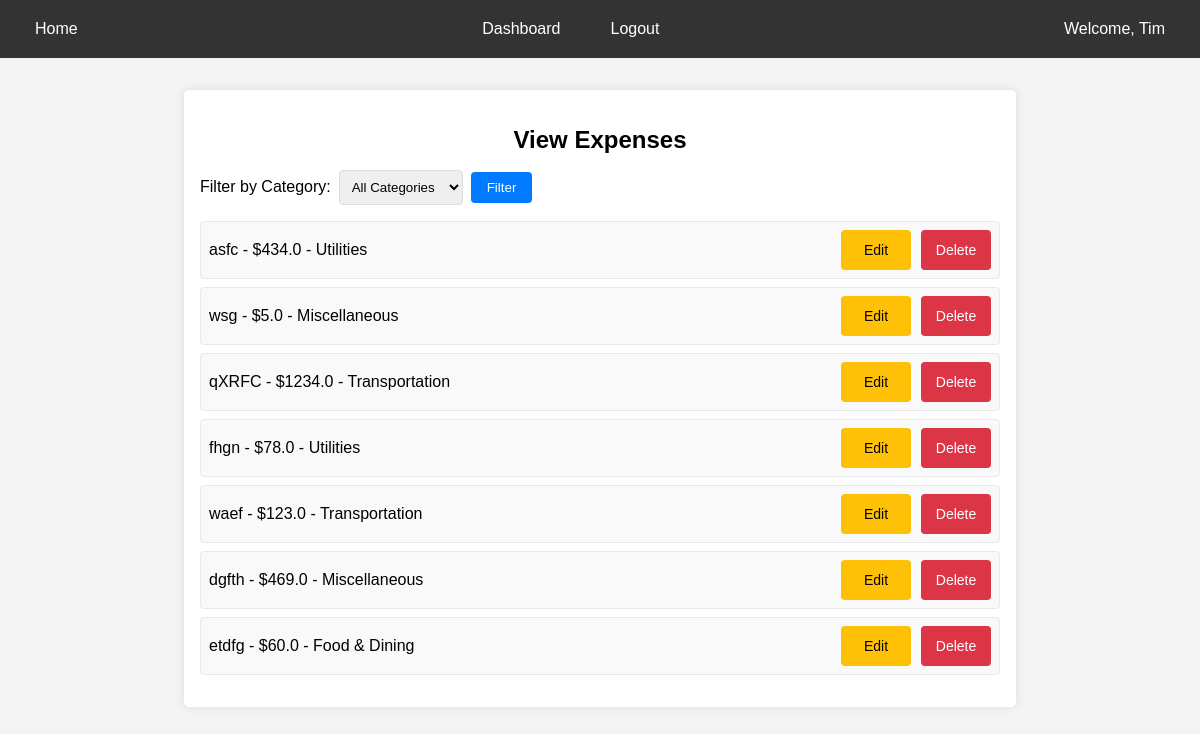
Screenshot of /view_expenses (signed in) with the database file from the repository.
### tables this page shows
CREATE TABLE users (
    id INTEGER PRIMARY KEY AUTOINCREMENT,
    username TEXT UNIQUE NOT NULL,
    password TEXT NOT NULL
);

CREATE TABLE "expenses" (
    id INTEGER PRIMARY KEY AUTOINCREMENT,
    user_id INTEGER,
    group_id INTEGER,
    amount REAL,
    description TEXT,
    created_at DATETIME DEFAULT CURRENT_TIMESTAMP,
    category_id INTEGER,
    FOREIGN KEY (user_id) REFERENCES users (id),
    FOREIGN KEY (group_id) REFERENCES groups (id),
    FOREIGN KEY (category_id) REFERENCES categories (id)
);

CREATE TABLE categories (
    id INTEGER PRIMARY KEY AUTOINCREMENT,
    name TEXT NOT NULL
);

### app/expense/routes.py (the view)
@expense_blueprint.route('/view_expenses', methods=['GET'])
@login_required
def view_expenses():
    category_id = request.args.get('category_id')
    conn = get_db_connection()
    params = [current_user.id]
    query = 'SELECT e.*, c.name AS category_name FROM expenses e LEFT JOIN categories c ON e.category_id = c.id WHERE e.user_id = ?'
    if category_id and category_id.isdigit():
        query += ' AND e.category_id = ?'
        params.append(int(category_id))
    expenses = conn.execute(query, params).fetchall()
    categories = conn.execute('SELECT * FROM categories').fetchall()
    expenses = [dict(expense) for expense in expenses]
    categories = [dict(category) for category in categories]
    conn.close()
    return render_template('view_expenses.html', expenses=expenses, categories=categories, current_category_id=category_id)

### app/__init__.py (called while the page is built)
def create_app():
    app = Flask(__name__)
    app.config.from_object(Config)
    login_manager = LoginManager()
    login_manager.init_app(app)
    login_manager.login_view = 'auth.login'
    @login_manager.user_loader
    def load_user(user_id):
        return User.get(user_id)
    @app.route('/')
    def home():
        return render_template('home.html')
    app.register_blueprint(auth_blueprint)
    app.register_blueprint(expense_blueprint)
    return app

### app/database.py (called while the page is built)
def get_db_connection():
    conn = sqlite3.connect('expense.db')
    conn.row_factory = sqlite3.Row
    return conn

### app/models.py (called while the page is built)
    @staticmethod
    def get(user_id):
        conn = get_db_connection()
        user = conn.execute('SELECT * FROM users WHERE id = ?', (int(user_id),)).fetchone()
        conn.close()
        if user:
            return User(id=user['id'], username=user['username'])
        return None

### app/templates/view_expenses.html (shortened to what this page needs)
{% extends 'layout.html' %}
{% block content %}
<div class="expenses-list">
    <h2>View Expenses</h2>
    <form method="GET" action="{{ url_for('expense.view_expenses') }}">
        <label for="filter_category">Filter by Category:</label>
        <select id="filter_category" name="category_id">
            <option value="">All Categories</option>
        </select>
        <button type="submit">Filter</button>
    </form>
    <ul>
        {% for expense in expenses %}
        <li>
            {{ expense.description }} - ${{ expense.amount }} - {{ expense.category_name }}
            <div class="expense-actions">
                <a href="{{ url_for('expense.edit_expense', expense_id=expense.id) }}" class="edit-link button-common">Edit</a>
                <form action="{{ url_for('expense.delete_expense', expense_id=expense.id) }}" method="post" onsubmit="return confirm('Are you sure you want to delete this expense?');">
                    <button type="submit" class="delete-button button-common">Delete</button>
                </form>
            </div>
        </li>
        {% endfor %}
    </ul>
</div>
{% endblock %}

### app/templates/layout.html (shortened to what this page needs)
<!DOCTYPE html>
<html>
<head>
    <link rel="stylesheet" href="{{ url_for('static', filename='base.css') }}">
    <link rel="stylesheet" href="{{ url_for('static', filename='forms.css') }}">
    <link rel="stylesheet" href="{{ url_for('static', filename='dashboard.css') }}">
    <link rel="stylesheet" href="{{ url_for('static', filename='home.css') }}">
    <link rel="stylesheet" href="{{ url_for('static', filename='expenses.css') }}">
    <link rel="stylesheet" href="{{ url_for('static', filename='responsive.css') }}">
</head>
<body>
    <header>
        <nav class="navigation-bar">
            <div class="home-button">
                <a href="{% if current_user.is_authenticated %}{{ url_for('expense.dashboard') }}{% else %}{{ url_for('home') }}{% endif %}">Home</a>
            </div>
            <ul>
                {% if current_user.is_authenticated %}
                    <li><a href="{{ url_for('expense.dashboard') }}">Dashboard</a></li>
                    <li><a href="{{ url_for('auth.logout') }}">Logout</a></li>
                {% else %}
                    <li><a href="{{ url_for('auth.login') }}">Login</a></li>
                    <li><a href="{{ url_for('auth.register') }}">Register</a></li>
                {% endif %}
            </ul>
            <div class="user-info">
                {% if current_user.is_authenticated %}
                    <span>Welcome, {{ current_user.username }}</span>
                {% endif %}
            </div>
        </nav>
    </header>
    <main>
        {% block content %}
        {% endblock %}
    </main>
</body>
</html>

### app/static/base.css (style rules this page uses)
body { font-family: Arial, sans-serif; margin: 0; padding: 0; background-color: #f4f4f4; }
header { background-color: #333; color: #fff; }
.navigation-bar { display: flex; justify-content: space-between; align-items: center; background-color: #333; color: #fff; padding: 10px 20px; }
.navigation-bar .home-button a, .navigation-bar .user-info span, .navigation-bar ul li a { color: white; text-decoration: none; padding: 10px 15px; }
.navigation-bar ul { list-style: none; display: flex; margin: 0; padding: 0; }
nav { background-color: #444; overflow: hidden; color: white; padding: 0; text-align: center; margin: 0; }
nav ul { list-style: none; display: flex; justify-content: center; padding-left: 0; margin: 0; }
nav ul li { margin: 0; padding: 0 10px; }
nav ul li a { padding: 15px; display: inline-block; color: white; text-decoration: none; }
main { margin: 15px; }

### app/static/expenses.css (style rules this page uses)
.expenses-list { width: 100%; max-width: 800px; background: #fff; margin: 2rem auto; padding: 1rem; border-radius: 5px; box-shadow: 0 0 10px rgba(0, 0, 0, 0.1); }
.expenses-list h2 { margin-bottom: 1rem; text-align: center; }
.expenses-list form { margin-bottom: 2rem; text-align: center; }
.expenses-list label { margin-right: 0.5rem; }
.expenses-list select { margin-right: 0.5rem; padding: 0.5rem; border: 1px solid #ddd; border-radius: 4px; }
.expenses-list button { padding: 0.5rem 1rem; background: #007bff; color: white; border: none; border-radius: 4px; cursor: pointer; transition: background 0.3s; }
.expenses-list ul { list-style-type: none; padding: 0; }
.expenses-list li { background: #f9f9f9; border: 1px solid #e9e9e9; padding: 0.5rem; margin-bottom: 0.5rem; border-radius: 4px; display: flex; justify-content: space-between; align-items: center; padding: 0.5rem; margin-bottom: 0.5rem; border: 1px solid #e9e9e9; border-radius: 4px; background: #f9f9f9; display: flex; justify-content: space-between; align-items: center; }
.expenses-list .expense-actions { display: flex; align-items: center; }
.expenses-list .edit-link { background-color: #ffc107; color: black; padding: 0.5rem 1rem; border-radius: 4px; transition: background-color 0.3s ease; text-decoration: none; }
.expenses-list form { margin: 0; display: flex; align-items: center; }
.expenses-list .delete-button { background-color: #dc3545; color: white; padding: 0.5rem 1rem; border-radius: 4px; transition: background-color 0.3s ease; }
.expense-actions { display: flex; align-items: center; }
.expenses-list .edit-link, .expenses-list .delete-button { width: 70px; height: 40px; padding: 0; font-size: 14px; box-sizing: border-box; }
.expenses-list .edit-link { font-size: 14px; text-align: center; line-height: 40px; margin-right: 10px; }

### rows the page displays
users: username "Tim"
expenses: description "asfc", amount "434.0", category_name "Utilities"
expenses: description "wsg", amount "5.0", category_name "Miscellaneous"
expenses: description "qXRFC", amount "1234.0", category_name "Transportation"
expenses: description "fhgn", amount "78.0", category_name "Utilities"
expenses: description "waef", amount "123.0", category_name "Transportation"
expenses: description "dgfth", amount "469.0", category_name "Miscellaneous"
expenses: description "etdfg", amount "60.0", category_name "Food & Dining"
